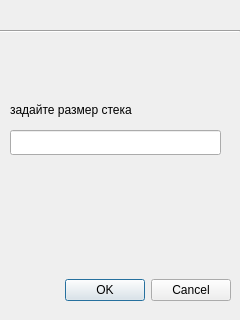
<?xml version="1.0" encoding="UTF-8"?>
<ui version="4.0">
 <class>set_size</class>
 <widget class="QDialog" name="set_size">
  <property name="geometry">
   <rect>
    <x>0</x>
    <y>0</y>
    <width>240</width>
    <height>320</height>
   </rect>
  </property>
  <property name="windowTitle">
   <string>Dialog</string>
  </property>
  <widget class="QDialogButtonBox" name="buttonBox">
   <property name="geometry">
    <rect>
     <x>10</x>
     <y>270</y>
     <width>221</width>
     <height>41</height>
    </rect>
   </property>
   <property name="orientation">
    <enum>Qt::Horizontal</enum>
   </property>
   <property name="standardButtons">
    <set>QDialogButtonBox::Cancel|QDialogButtonBox::Ok</set>
   </property>
  </widget>
  <widget class="QLineEdit" name="lineEdit">
   <property name="geometry">
    <rect>
     <x>10</x>
     <y>130</y>
     <width>211</width>
     <height>25</height>
    </rect>
   </property>
  </widget>
  <widget class="QLabel" name="label">
   <property name="geometry">
    <rect>
     <x>10</x>
     <y>100</y>
     <width>231</width>
     <height>20</height>
    </rect>
   </property>
   <property name="text">
    <string>задайте размер стека</string>
   </property>
  </widget>
  <widget class="Line" name="line">
   <property name="geometry">
    <rect>
     <x>0</x>
     <y>30</y>
     <width>240</width>
     <height>3</height>
    </rect>
   </property>
   <property name="orientation">
    <enum>Qt::Horizontal</enum>
   </property>
  </widget>
  <widget class="frame" name="widget" native="true">
   <property name="geometry">
    <rect>
     <x>0</x>
     <y>0</y>
     <width>240</width>
     <height>30</height>
    </rect>
   </property>
  </widget>
 </widget>
 <customwidgets>
  <customwidget>
   <class>frame</class>
   <extends>QWidget</extends>
   <header location="global">frame.h</header>
   <container>1</container>
  </customwidget>
 </customwidgets>
 <resources/>
 <connections>
  <connection>
   <sender>buttonBox</sender>
   <signal>accepted()</signal>
   <receiver>set_size</receiver>
   <slot>accept()</slot>
   <hints>
    <hint type="sourcelabel">
     <x>248</x>
     <y>254</y>
    </hint>
    <hint type="destinationlabel">
     <x>157</x>
     <y>274</y>
    </hint>
   </hints>
  </connection>
  <connection>
   <sender>buttonBox</sender>
   <signal>rejected()</signal>
   <receiver>set_size</receiver>
   <slot>reject()</slot>
   <hints>
    <hint type="sourcelabel">
     <x>316</x>
     <y>260</y>
    </hint>
    <hint type="destinationlabel">
     <x>286</x>
     <y>274</y>
    </hint>
   </hints>
  </connection>
 </connections>
</ui>
